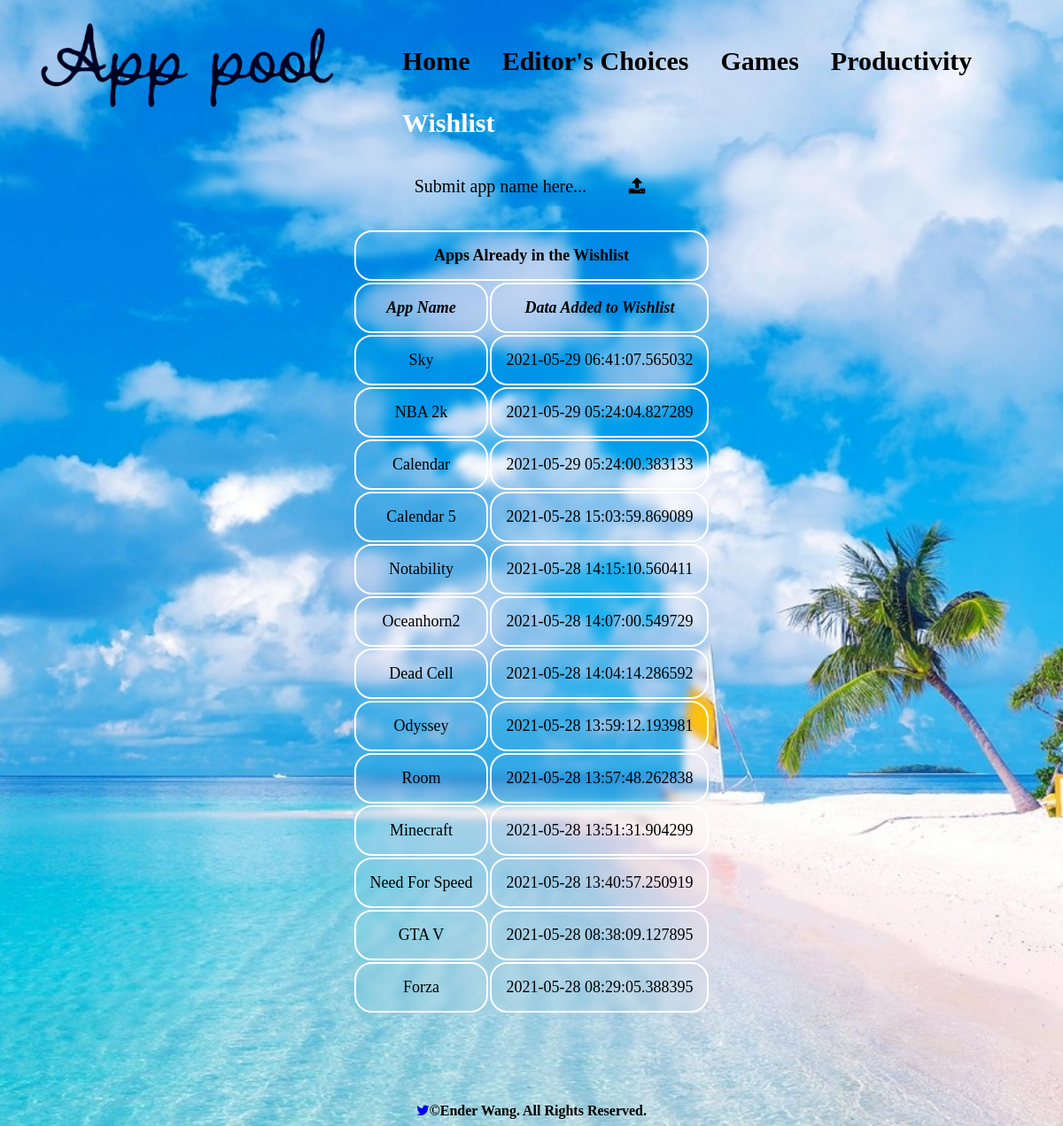
/php/wishlist.php, run on the app's committed database.
### tables this page shows
CREATE TABLE `wishlist` (
  `app` varchar(255) NOT NULL,
  `date` timestamp(6) NOT NULL DEFAULT current_timestamp(6) ON UPDATE current_timestamp(6)
);

### php/wishlist.php (the view, shortened to what this page needs)
<!DOCTYPE html>
<html lang="en">
<head>
    <link rel="stylesheet" href="../css/index.css">
    <link rel="stylesheet" href="../css/font-awesome.css">
    <link rel="stylesheet" href="../css/font-awesome.min.css">
    <link rel="stylesheet" href="https://cdnjs.cloudflare.com/ajax/libs/font-awesome/4.7.0/css/font-awesome.min.css">
</head>
<body>
<div class="logo"><a href="../index.html"><img src="../img/logo.png" alt="logo"></a></div>
<nav>
    <ul>
        <li><a href="home.php" class="btn">Home</a></li>
        <li><a href="editor.php" class="btn">Editor's Choices</a></li>
        <li><a href="games.php" class="btn">Games</a></li>
        <li><a href="productivity.php" class="btn">Productivity</a></li>
        <li><a href="wishlist.php" class="selected">Wishlist</a></li>
    </ul>
</nav>
<div class="wish">
    <form action="add.php" method="post">
        <input type="text" placeholder="Submit app name here..." name="wish">
        <button type="submit"><i class="fa fa-upload"></i></button>
    </form>
</div>
<?php
$mysqli = new mysqli('localhost','root','','app-pool');
$table = 'wishlist';
    echo "<div>
            <table class='wishlist'>
                    <tr><td colspan='2'><b>Apps Already in the Wishlist</b></td></tr>
                    <tr><td><b><i>App Name</i></b></td><td><b><i>Data Added to Wishlist</i></b></td></tr>
    ";
$result = $mysqli->query("SELECT * FROM $table ORDER BY date DESC") or die($mysqli->error);
while($data = $result->fetch_assoc()){
    echo "
            <tr><td>{$data['app']}</td><td>{$data['date']}</td></tr>
    ";
}
    echo "
            </table>
         </div>
    ";
?>
<footer>
    <a href="https://twitter.com/4A9EBB44"><i class="fa fa-twitter"></i></a>&copy;Ender Wang. All Rights Reserved.
</footer>
</body>
</html>

### css/index.css (style rules this page uses)
body { background: url("../img/beach.jpg") no-repeat fixed center black; background-size: cover; font-family: Chalkboard; }
.logo { width:30%; height:30%; position: absolute; float:left; display: block; }
nav { display:block; margin-left: 290px; }
nav ul { margin-left: 100px; list-style-type: none; }
nav ul li { display: inline-block; margin-top: 20px; }
nav ul li a { text-decoration: none; font-size: 30px; color: black; font-weight: 700; }
nav ul li .btn { background-color: transparent; display: inline-block; font-size: 30px; color: black; border: none; padding: 16px 16px; transition: 0.5s; }
.selected { border-radius: 30px; color: white; padding: 16px; transition: 0.5s; }
::placeholder { color: black; }
footer { width:100%; text-align:center; padding-top: inherit; position: relative; font-weight:bold; color: black; }
table.wishlist { font-size: large; margin-left: auto; margin-right: auto; margin-bottom: 100px; backdrop-filter: blur(4px); border-radius: 35px; }
.wishlist tr { margin-top: 10px; margin-bottom: 10px; }
.wishlist tr td { text-align: center; padding: 1rem; border: 2px solid white; border-radius: 20px; border-collapse: collapse; transition: 0.5s; }
.wish { margin-top: 25px; margin-bottom: 25px; text-align: center; padding-bottom: 10px; backdrop-filter: blur(4px); border-radius: 15px; }
.wish input[type=text] { font-size: 20px; font-family: "Chalkboard SE"; padding-top: 18px; border:none; width: 230px; color: white; background-color: transparent; }
.wish button { display: inline-block; font-size:20px; border: none; color: black; background-color: transparent; }

### data on the page
wishlist: app "Sky", date "2021-05-29 06:41:07.565032"
wishlist: app "NBA 2k", date "2021-05-29 05:24:04.827289"
wishlist: app "Calendar", date "2021-05-29 05:24:00.383133"
wishlist: app "Calendar 5", date "2021-05-28 15:03:59.869089"
wishlist: app "Notability", date "2021-05-28 14:15:10.560411"
wishlist: app "Oceanhorn2", date "2021-05-28 14:07:00.549729"
wishlist: app "Dead Cell", date "2021-05-28 14:04:14.286592"
wishlist: app "Odyssey", date "2021-05-28 13:59:12.193981"
wishlist: app "Room", date "2021-05-28 13:57:48.262838"
wishlist: app "Minecraft", date "2021-05-28 13:51:31.904299"
wishlist: app "Need For Speed", date "2021-05-28 13:40:57.250919"
wishlist: app "GTA V", date "2021-05-28 08:38:09.127895"
wishlist: app "Forza", date "2021-05-28 08:29:05.388395"
